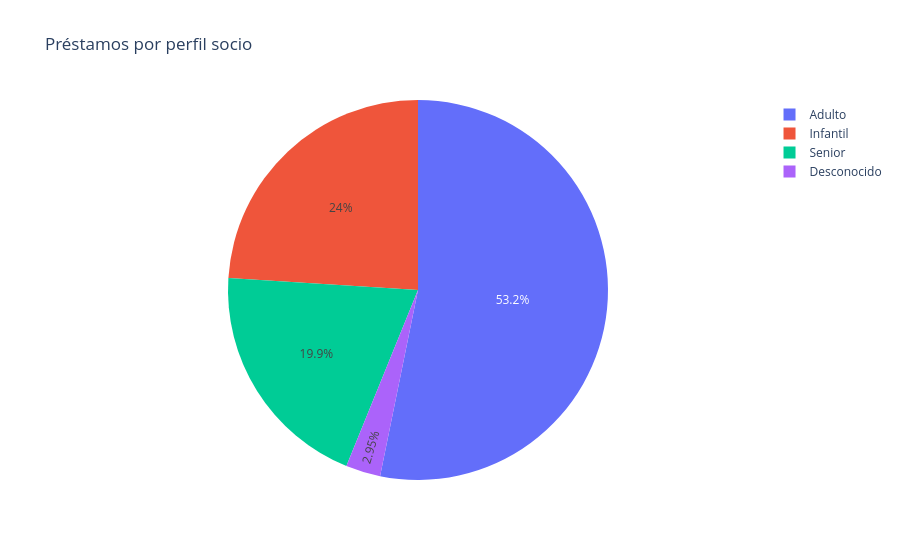

Write notebook code for a chart like this one.
### Code cell
### grafico de distribucion de los prestamos por perfil

def obtener_distribucion():
    conn = get_connection()
    query = """
        select perfil_socio, count(*) as cantidad
        from prestamos
        group by perfil_socio
        order by perfil_socio
    """
    df = pd.read_sql(query, conn)
    conn.close()
    return df


df_3 = obtener_distribucion()

fig = px.pie(
    data_frame=df_3,
    names='perfil_socio',
    values='cantidad',
    title='Préstamos por perfil socio'
)

fig.show()

fig.write_html("pie_distribucion_prestamos_perfil.html")

### Figure 1 — Plotly figure (JSON) as saved in the notebook; plotly's stock layout.template omitted (floating-point values rounded to 4 significant figures)
{"data": [{"domain": {"x": [0, 1], "y": [0, 1]}, "hovertemplate": "perfil_socio=%{label}<br>cantidad=%{value}<extra></extra>", "labels": ["Adulto", "Desconocido", "Infantil", "Senior"], "legendgroup": "", "name": "", "showlegend": true, "type": "pie", "values": [5320, 295, 2399, 1986]}], "layout": {"legend": {"tracegroupgap": 0}, "title": {"text": "Préstamos por perfil socio"}}}
